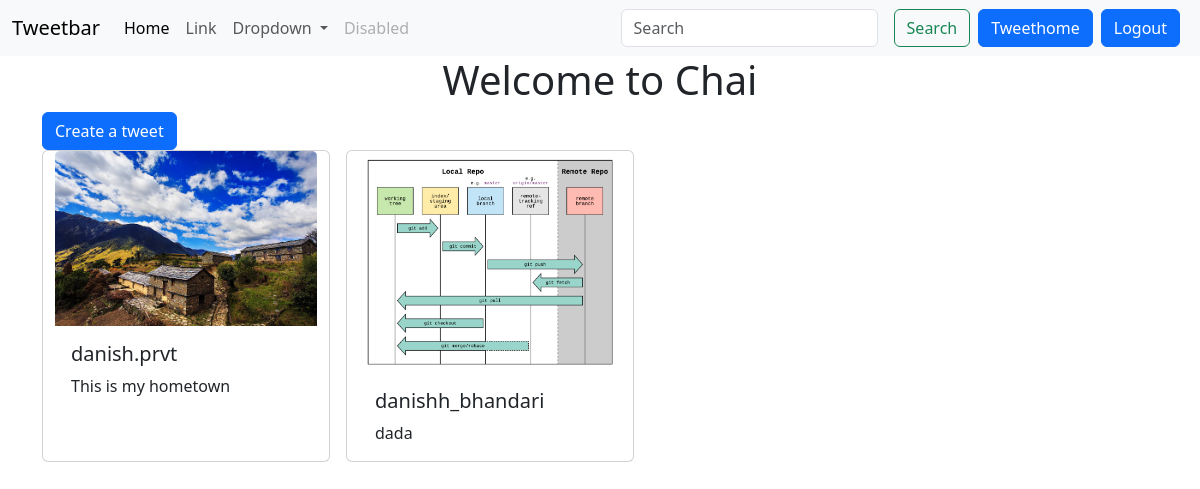
The page /tweet/ (signed in) on the database its author committed.
### tweet/models.py (models this page shows, shortened)
class Tweet(models.Model):
    user=models.ForeignKey(User,on_delete=models.CASCADE)
    text=models.TextField(max_length=200)
    photo=models.ImageField(upload_to='photos/',blank=True,null=True)
    created_at=models.DateTimeField(auto_now_add=True)
    updated_at=models.DateTimeField(auto_now=True)

### tweet/views.py (the view)
# urls.py: path('', views.tweet_list,name="tweet_list"),
def tweet_list(request):
    tweets=Tweet.objects.all().order_by('-created_at')
    return render(request,'tweet_list.html',{'tweets':tweets})

### tweet/templates/tweet_list.html (shortened to what this page needs)
{% extends "layout.html" %}
{% block content %}
<h1 class="text-center">Welcome to Chai </h1>
<a href="{% url 'tweet_create'%}" class="btn btn-primary">Create a tweet</a>
<div class="container row gap-3">
    {% for tweet in tweets  %}
    <div class="card" style="width: 18rem;">
        <img src="{{tweet.photo.url}}" class="card-img-top" alt="...">
        <div class="card-body">
          <h5 class="card-title">{{tweet.user.username}}</h5>
          <p class="card-text">{{tweet.text}}</p>
        </div>
      </div>
    {% endfor %}
</div>
{% endblock %}

### rows shown on the page
Tweet: photo (picture), user.username "danish.prvt", text "This is my hometown"
Tweet: photo (picture), user.username "danishh_bhandari", text "dada"
